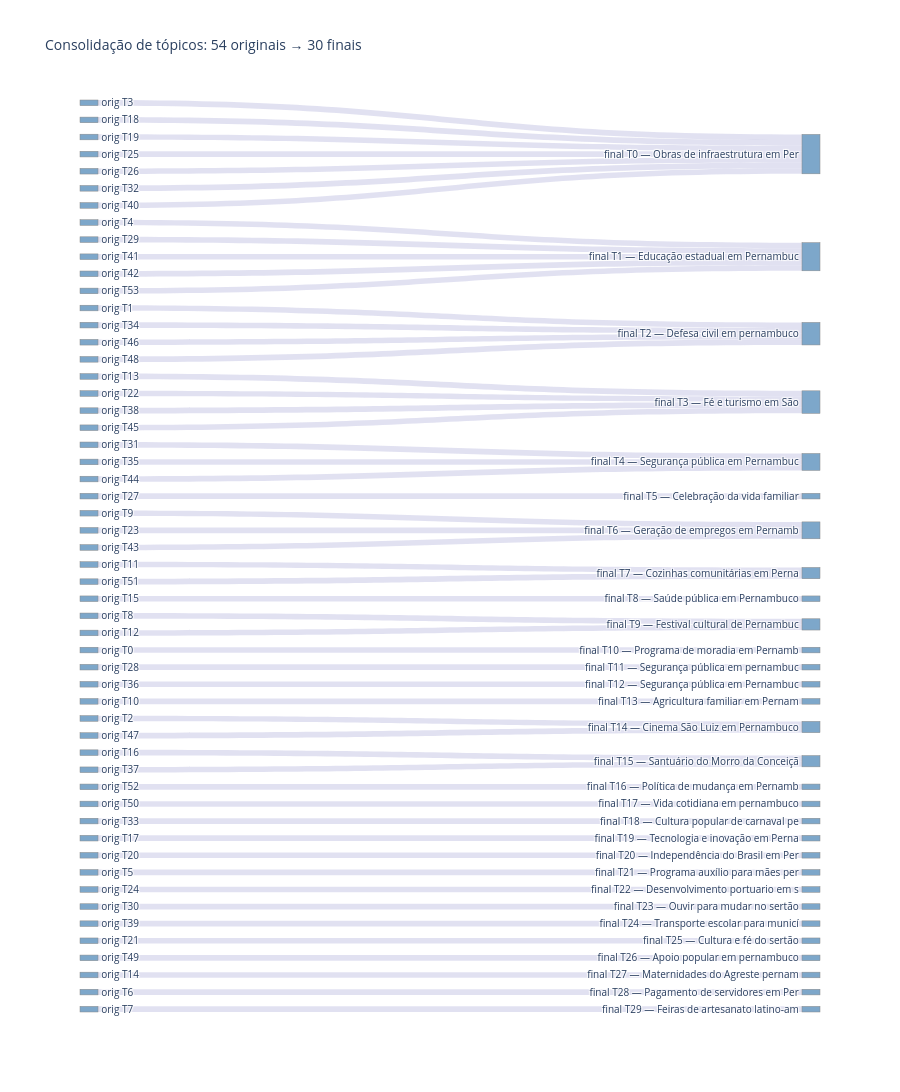

Here is the notebook cell this chart was saved with:
### Markdown cell above
## V2 — Sankey: consolidação de tópicos pelo `reduce_topics`

Diagrama de Sankey mostrando como os tópicos descobertos pelo HDBSCAN foram
**consolidados** pelo `reduce_topics(nr_topics=N)`. Cada fluxo conecta um
tópico original a um tópico final, com largura proporcional ao número de
documentos.

Útil para a dissertação:
- Documenta visualmente a redução de granularidade (54 → 29 no run final)
- Mostra que tópicos "irmãos" foram absorvidos pelo mesmo cluster final
  (ex: 6 sub-tópicos de Segurança Pública → 1 tópico T3 consolidado)

Usa `topic_model.topic_mapper_.get_mappings()` para reconstruir o mapping.

### Code cell
try:
    import plotly.graph_objects as go
    mapper = getattr(topic_model, "topic_mapper_", None)
    mappings = mapper.get_mappings() if mapper else None
except Exception as _e:
    mappings = None

if mappings and len(mappings) > 0:
    # Mappings é um dict {topico_original: topico_final}
    # Excluir outliers (-1) se presentes
    flow_counts: dict = {}
    for tid_orig, tid_final in mappings.items():
        if tid_orig == -1 or tid_final == -1:
            continue
        flow_counts[(tid_orig, tid_final)] = flow_counts.get((tid_orig, tid_final), 0) + 1

    if flow_counts:
        # Para Sankey, usamos a contagem real de docs no tópico original (estimada)
        # como peso do fluxo. Sem essa info preservada, usamos contagem unitária.
        orig_ids = sorted({o for o, _ in flow_counts.keys()})
        final_ids = sorted({f for _, f in flow_counts.keys()})

        node_labels = (
            [f"orig T{t}" for t in orig_ids]
            + [f"final T{t} — {topics_names.get(t, '')[:30]}" for t in final_ids]
        )
        orig_idx = {t: i for i, t in enumerate(orig_ids)}
        final_idx = {t: i + len(orig_ids) for i, t in enumerate(final_ids)}

        sources, targets, values = [], [], []
        for (o, f), v in flow_counts.items():
            sources.append(orig_idx[o])
            targets.append(final_idx[f])
            values.append(v)

        fig = go.Figure(data=[go.Sankey(
            arrangement="snap",
            node=dict(
                pad=15, thickness=18,
                line=dict(color="#888", width=0.5),
                label=node_labels,
                color="rgba(70, 130, 180, 0.7)",
            ),
            link=dict(source=sources, target=targets, value=values,
                      color="rgba(180, 180, 220, 0.4)"),
        )])
        fig.update_layout(
            title_text=f"Consolidação de tópicos: {len(orig_ids)} originais → {len(final_ids)} finais",
            font_size=10, height=max(500, 25 * max(len(orig_ids), len(final_ids))),
        )
        fig.write_html(RESULTS_DIR / "bertopic_sankey_reduce_topics.html")
        fig.show()
        print(f"Salvo: {RESULTS_DIR / 'bertopic_sankey_reduce_topics.html'}")
    else:
        print("V2: nenhum fluxo de redução encontrado (reduce_topics não foi aplicado).")
else:
    print("V2: topic_mapper_ vazio ou indisponível — reduce_topics não foi aplicado.")

### Figure 1 — Plotly figure (JSON) as saved in the notebook; plotly's stock layout.template omitted (floating-point values rounded to 4 significant figures)
{"data": [{"arrangement": "snap", "link": {"color": "rgba(180, 180, 220, 0.4)", "source": [0, 1, 2, 3, 4, 5, 6, 7, 8, 9, 10, 11, 12, 13, 14, 15, 16, 17, 18, 19, 20, 21, 22, 23, 24, 25, 26, 27, 28, 29, 30, 31, 32, 33, 34, 35, 36, 37, 38, 39, 40, 41, 42, 43, 44, 45, 46, 47, 48, 49, 50, 51, 52, 53], "target": [64, 56, 68, 54, 55, 75, 82, 83, 63, 60, 67, 61, 63, 57, 81, 62, 69, 73, 54, 54, 74, 79, 57, 60, 76, 54, 54, 59, 65, 55, 77, 58, 54, 72, 56, 58, 66, 69, 57, 78, 54, 55, 55, 60, 58, 57, 56, 68, 56, 80, 71, 61, 70, 55], "value": [1, 1, 1, 1, 1, 1, 1, 1, 1, 1, 1, 1, 1, 1, 1, 1, 1, 1, 1, 1, 1, 1, 1, 1, 1, 1, 1, 1, 1, 1, 1, 1, 1, 1, 1, 1, 1, 1, 1, 1, 1, 1, 1, 1, 1, 1, 1, 1, 1, 1, 1, 1, 1, 1]}, "node": {"color": "rgba(70, 130, 180, 0.7)", "label": ["orig T0", "orig T1", "orig T2", "orig T3", "orig T4", "orig T5", "orig T6", "orig T7", "orig T8", "orig T9", "orig T10", "orig T11", "orig T12", "orig T13", "orig T14", "orig T15", "orig T16", "orig T17", "orig T18", "orig T19", "orig T20", "orig T21", "orig T22", "orig T23", "orig T24", "orig T25", "orig T26", "orig T27", "orig T28", "orig T29", "orig T30", "orig T31", "orig T32", "orig T33", "orig T34", "orig T35", "orig T36", "orig T37", "orig T38", "orig T39", "orig T40", "orig T41", "orig T42", "orig T43", "orig T44", "orig T45", "orig T46", "orig T47", "orig T48", "orig T49", "orig T50", "orig T51", "orig T52", "orig T53", "final T0 — Obras de infraestrutura em Per", "final T1 — Educação estadual em Pernambuc", "final T2 — Defesa civil em pernambuco", "final T3 — Fé e turismo em São", "final T4 — Segurança pública em Pernambuc", "final T5 — Celebração da vida familiar", "final T6 — Geração de empregos em Pernamb", "final T7 — Cozinhas comunitárias em Perna", "final T8 — Saúde pública em Pernambuco", "final T9 — Festival cultural de Pernambuc", "final T10 — Programa de moradia em Pernamb", "final T11 — Segurança pública em pernambuc", "final T12 — Segurança pública em Pernambuc", "final T13 — Agricultura familiar em Pernam", "final T14 — Cinema São Luiz em Pernambuco", "final T15 — Santuário do Morro da Conceiçã", "final T16 — Política de mudança em Pernamb", "final T17 — Vida cotidiana em pernambuco", "final T18 — Cultura popular de carnaval pe", "final T19 — Tecnologia e inovação em Perna", "final T20 — Independência do Brasil em Per", "final T21 — Programa auxílio para mães per", "final T22 — Desenvolvimento portuario em s", "final T23 — Ouvir para mudar no sertão", "final T24 — Transporte escolar para municí", "final T25 — Cultura e fé do sertão", "final T26 — Apoio popular em pernambuco", "final T27 — Maternidades do Agreste pernam", "final T28 — Pagamento de servidores em Per", "final T29 — Feiras de artesanato latino-am"], "line": {"color": "#888", "width": 0.5}, "pad": 15, "thickness": 18}, "type": "sankey"}], "layout": {"font": {"size": 10}, "height": 1350, "title": {"text": "Consolidação de tópicos: 54 originais → 30 finais"}}}
